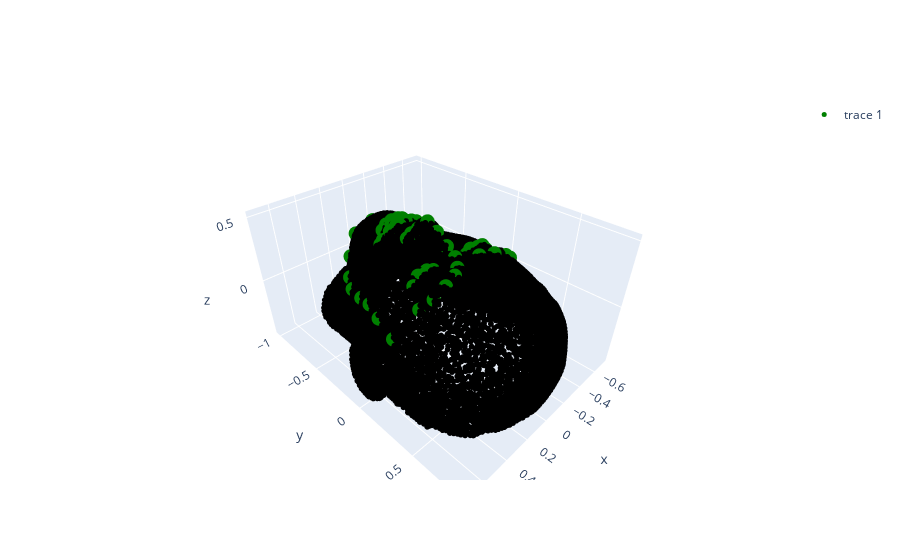

Source (notebook cell):
### Code cell
output_dir_gathered_together = "./Facescape/Train/"

subj_idx = 100

tmp = np.load(os.path.join(output_dir_gathered_together, "train_neutral.npy"), allow_pickle=True)

#print(tmp.keys()) # Se vuoi vedere le chaivi del dizionario.

face = tmp['point_list'][subj_idx]
landmark_gt = tmp['landmark_list'][subj_idx]
filename= tmp['subject_list'][subj_idx]
heatmaps_list = tmp['heatmaps_list'][subj_idx]
emotion_list = tmp['emotion_list'][subj_idx]
scale_list = tmp['scale_list'][subj_idx]
normal_list = tmp['normal_list'][subj_idx]

print("Face: ", face.shape)
print("Landmark: ", landmark_gt.shape)
print("Heatmaps: ", heatmaps_list.shape)
print("Normal: ", normal_list.shape)
print("Filename: ", filename)
print("Emotion: ", emotion_list)
print("Scale: ", scale_list)

fig = px.scatter_3d(x=face[:,0], y=face[:,1], z=face[:,2], width=1280, height=720)
fig.update_traces(marker=dict(size=2, color='black'))
fig.add_trace(go.Scatter3d(x=landmark_gt[:, 0], y=landmark_gt[:, 1], z=landmark_gt[:, 2], mode='markers', marker=dict(size=5, color='green')))
fig1 = go.Figure(data=fig.data)
fig1.show()

### Figure 1 — Plotly figure (JSON) as saved in the notebook; plotly's stock layout.template omitted (floating-point values rounded to 4 significant figures; data arrays with more than 128 entries replaced by an {"elided": "..."} marker saying what was removed)
{"data": [{"hovertemplate": "x=%{x}<br>y=%{y}<br>z=%{z}<extra></extra>", "legendgroup": "", "marker": {"color": "black", "size": 2, "symbol": "circle"}, "mode": "markers", "name": "", "scene": "scene", "showlegend": false, "type": "scatter3d", "x": {"elided": "8192 float values"}, "y": {"elided": "8192 float values"}, "z": {"elided": "8192 float values"}}, {"marker": {"color": "green", "size": 5}, "mode": "markers", "type": "scatter3d", "x": [-0.5125, -0.5119, -0.4943, -0.4651, -0.4232, -0.3586, -0.2841, -0.1679, -0.00502, 0.1617, 0.2694, 0.3626, 0.4139, 0.4576, 0.4877, 0.5152, 0.5307, -0.4247, -0.3736, -0.2979, -0.1963, -0.1065, 0.09887, 0.1638, 0.2508, 0.3359, 0.4027, -0.01179, -0.01034, -0.01542, -0.01694, -0.1101, -0.06459, -0.01187, 0.04068, 0.09235, -0.3366, -0.2764, -0.2029, -0.1543, -0.2183, -0.2925, 0.1344, 0.1745, 0.2471, 0.3209, 0.2572, 0.1844, -0.1987, -0.127, -0.05623, -0.01164, 0.04703, 0.1107, 0.1721, 0.1022, 0.05689, 9.807e-05, -0.05542, -0.1214, -0.1535, -0.05817, -0.008525, 0.04177, 0.142, 0.04793, -0.0007509, -0.05354], "y": [0.1214, -0.04239, -0.1631, -0.2954, -0.3975, -0.5474, -0.6445, -0.7187, -0.7318, -0.7181, -0.6534, -0.5478, -0.4539, -0.2971, -0.1687, -0.05003, 0.09721, 0.1828, 0.2461, 0.2651, 0.2489, 0.2018, 0.2065, 0.2464, 0.2582, 0.2462, 0.1957, 0.08605, 0.01356, -0.08001, -0.1656, -0.246, -0.2594, -0.2511, -0.2579, -0.2442, 0.06853, 0.08496, 0.08161, 0.06018, 0.03431, 0.03645, 0.03904, 0.07838, 0.08162, 0.05967, 0.03236, 0.03308, -0.4303, -0.3902, -0.3627, -0.3726, -0.3649, -0.3917, -0.4236, -0.4805, -0.4949, -0.5047, -0.4997, -0.4761, -0.4286, -0.4108, -0.4126, -0.4106, -0.4337, -0.449, -0.4607, -0.4555], "z": [0.03466, 0.07348, 0.1059, 0.07326, 0.08031, 0.1113, 0.1614, 0.2846, 0.3248, 0.284, 0.1677, 0.08336, 0.05623, 0.0856, 0.1192, 0.08862, 0.0215, 0.2039, 0.267, 0.3263, 0.3758, 0.3781, 0.3813, 0.3749, 0.3481, 0.2917, 0.228, 0.3562, 0.4066, 0.47, 0.5126, 0.3964, 0.4125, 0.4313, 0.4142, 0.4021, 0.2744, 0.3352, 0.3258, 0.3093, 0.3113, 0.2963, 0.3054, 0.336, 0.3473, 0.285, 0.318, 0.323, 0.3109, 0.3937, 0.4352, 0.4471, 0.4373, 0.4047, 0.3188, 0.3765, 0.3985, 0.406, 0.4043, 0.3673, 0.3228, 0.4068, 0.4188, 0.4114, 0.3341, 0.4186, 0.4276, 0.4197]}], "layout": {}}
